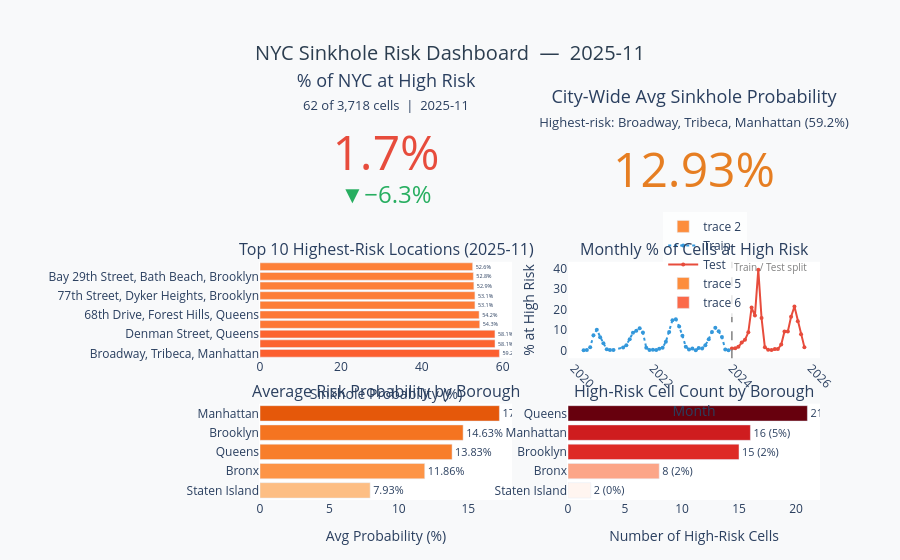

The notebook cell saved with this chart:
### Code cell
# ── City-level KPIs ──────────────────────────────────────────────────────────
total_cells   = len(df_latest)
n_at_risk_now = int(df_latest['prediction'].sum())
pct_at_risk   = n_at_risk_now / total_cells * 100
avg_prob      = df_latest['sinkhole_probability'].mean()
top1          = df_latest.iloc[0]

# ── Top 10 highest-risk cells ────────────────────────────────────────────────
top10 = df_latest.head(10).copy()
top10['label'] = top10['location_label']

# ── Build dashboard (5 panels) ───────────────────────────────────────────────
fig = make_subplots(
    rows=3, cols=2,
    specs=[
        [{'type': 'indicator'}, {'type': 'indicator'}],
        [{'type': 'xy'},        {'type': 'xy'}],
        [{'type': 'xy'},        {'type': 'xy'}],
    ],
    subplot_titles=(
        '', '',
        f'Top 10 Highest-Risk Locations ({latest_month})',
        'Monthly % of Cells at High Risk',
        'Average Risk Probability by Borough',
        'High-Risk Cell Count by Borough',
    ),
    vertical_spacing  = 0.12,
    horizontal_spacing= 0.10,
)

# Row 1 — KPI gauges
fig.add_trace(go.Indicator(
    mode  = 'number+delta',
    value = pct_at_risk,
    title = dict(text='% of NYC at High Risk<br><span style="font-size:13px">'
                      f'{n_at_risk_now:,} of {total_cells:,} cells  |  {latest_month}</span>',
                 font=dict(size=18)),
    number= dict(suffix='%', valueformat='.1f', font=dict(size=48, color='#e74c3c')),
    delta = dict(reference=monthly_df.iloc[-2]['pct_at_risk'],
                 relative=False, valueformat='.1f', suffix='%',
                 increasing=dict(color='#e74c3c'), decreasing=dict(color='#27ae60')),
), row=1, col=1)

fig.add_trace(go.Indicator(
    mode  = 'number',
    value = avg_prob * 100,
    title = dict(text='City-Wide Avg Sinkhole Probability<br>'
                      f'<span style="font-size:13px">Highest-risk: {top1["location_label"]} ({top1["sinkhole_probability"]:.1%})</span>',
                 font=dict(size=18)),
    number= dict(suffix='%', valueformat='.2f', font=dict(size=48, color='#e67e22')),
), row=1, col=2)

# Row 2 left — Top 10 bar
fig.add_trace(go.Bar(
    x           = top10['sinkhole_probability'] * 100,
    y           = top10['label'],
    orientation = 'h',
    marker_color = top10['sinkhole_probability'],
    marker_colorscale='YlOrRd',
    marker_cmin=0, marker_cmax=1,
    text        = (top10['sinkhole_probability'] * 100).map('{:.1f}%'.format),
    textposition= 'outside',
    customdata  = top10['grid_id'],
    hovertemplate=(
        '<b>%{y}</b><br>'
        'Probability: %{x:.1f}%<br>'
        'Grid cell: %{customdata}<extra></extra>'
    ),
), row=2, col=1)

# Row 2 right — Trend line (split train/test)
for period, colour, dash in [('Train','#3498db','dot'), ('Test','#e74c3c','solid')]:
    sub = monthly_df[monthly_df['period'] == period]
    fig.add_trace(go.Scatter(
        x=sub['year_month'], y=sub['pct_at_risk'],
        mode='lines+markers', name=period,
        line=dict(color=colour, width=2, dash=dash),
        marker=dict(size=4),
        hovertemplate='%{x}<br>At-risk: %{y:.2f}%<extra>' + period + '</extra>',
    ), row=2, col=2)

# Cutoff line — add_vline fails on mixed-type subplot grids, use add_shape instead
fig.add_shape(
    type='line', x0='2024-01', x1='2024-01', y0=0, y1=1,
    xref='x2', yref='y2 domain',
    line=dict(dash='dash', color='grey', width=1.5),
)
fig.add_annotation(
    x='2024-01', y=1.04, xref='x2', yref='y2 domain',
    text='Train / Test split', showarrow=False,
    font=dict(size=10, color='grey'), xanchor='left',
)

# Row 3 left — Avg risk by borough
boro_sorted_avg = boro_stats.sort_values('avg_risk')
fig.add_trace(go.Bar(
    x=boro_sorted_avg['avg_risk'] * 100,
    y=boro_sorted_avg['borough'],
    orientation='h',
    marker_color=boro_sorted_avg['avg_risk'],
    marker_colorscale='Oranges', marker_cmin=0, marker_cmax=0.25,
    text=(boro_sorted_avg['avg_risk'] * 100).map('{:.2f}%'.format),
    textposition='outside',
    hovertemplate='<b>%{y}</b><br>Avg probability: %{x:.2f}%<extra></extra>',
), row=3, col=1)

# Row 3 right — High-risk count by borough
boro_sorted_n = boro_stats.sort_values('n_at_risk')
fig.add_trace(go.Bar(
    x=boro_sorted_n['n_at_risk'],
    y=boro_sorted_n['borough'],
    orientation='h',
    marker_color=boro_sorted_n['n_at_risk'],
    marker_colorscale='Reds', marker_cmin=0,
    text=boro_sorted_n.apply(
        lambda r: f'{int(r["n_at_risk"])} ({r["pct_at_risk"]:.0f}%)', axis=1),
    textposition='outside',
    hovertemplate='<b>%{y}</b><br>At-risk cells: %{x}<extra></extra>',
), row=3, col=2)

# ── Layout ───────────────────────────────────────────────────────────────────
fig.update_layout(
    title      = dict(
        text = f'NYC Sinkhole Risk Dashboard  —  {latest_month}',
        font = dict(size=20, color='#2c3e50'),
        x    = 0.5, xanchor='center',
    ),
    height     = 1050,
    showlegend = True,
    legend     = dict(x=0.72, y=0.62, bgcolor='rgba(255,255,255,0.8)'),
    plot_bgcolor  = 'white',
    paper_bgcolor = '#f8f9fa',
    margin     = dict(l=260, r=80, t=120, b=60),
)

# Axis labels
fig.update_xaxes(title_text='Sinkhole Probability (%)', row=2, col=1)
fig.update_xaxes(title_text='Month', row=2, col=2, tickangle=45)
fig.update_yaxes(title_text='% at High Risk', row=2, col=2)
fig.update_xaxes(title_text='Avg Probability (%)', row=3, col=1)
fig.update_xaxes(title_text='Number of High-Risk Cells', row=3, col=2)

# Save interactive HTML
out_dash_html = os.path.join(BASE, 'sinkhole_dashboard.html')
fig.write_html(out_dash_html, include_plotlyjs='cdn', full_html=True)
print(f'Dashboard HTML saved to {out_dash_html}')
fig.show()

### Figure 1 — Plotly figure (JSON) as saved in the notebook; plotly's stock layout.template omitted (floating-point values rounded to 4 significant figures)
{"data": [{"delta": {"decreasing": {"color": "#27ae60"}, "increasing": {"color": "#e74c3c"}, "reference": 7.961, "relative": false, "suffix": "%", "valueformat": ".1f"}, "domain": {"x": [0, 0.45], "y": [0.7467, 1]}, "mode": "number+delta", "number": {"font": {"color": "#e74c3c", "size": 48}, "suffix": "%", "valueformat": ".1f"}, "title": {"font": {"size": 18}, "text": "% of NYC at High Risk<br><span style=\"font-size:13px\">62 of 3,718 cells  |  2025-11</span>"}, "type": "indicator", "value": 1.668}, {"domain": {"x": [0.55, 1], "y": [0.7467, 1]}, "mode": "number", "number": {"font": {"color": "#e67e22", "size": 48}, "suffix": "%", "valueformat": ".2f"}, "title": {"font": {"size": 18}, "text": "City-Wide Avg Sinkhole Probability<br><span style=\"font-size:13px\">Highest-risk: Broadway, Tribeca, Manhattan (59.2%)</span>"}, "type": "indicator", "value": 12.93}, {"customdata": [824, 1786, 2225, 970, 2568, 1333, 767, 2172, 888, 1108], "hovertemplate": "<b>%{y}</b><br>Probability: %{x:.1f}%<br>Grid cell: %{customdata}<extra></extra>", "marker": {"cmax": 1, "cmin": 0, "color": [0.592, 0.5811, 0.5809, 0.5433, 0.5418, 0.5315, 0.5314, 0.5288, 0.5276, 0.5258], "colorscale": [[0, "rgb(255,255,204)"], [0.125, "rgb(255,237,160)"], [0.25, "rgb(254,217,118)"], [0.375, "rgb(254,178,76)"], [0.5, "rgb(253,141,60)"], [0.625, "rgb(252,78,42)"], [0.75, "rgb(227,26,28)"], [0.875, "rgb(189,0,38)"], [1, "rgb(128,0,38)"]]}, "orientation": "h", "text": ["59.2%", "58.1%", "58.1%", "54.3%", "54.2%", "53.1%", "53.1%", "52.9%", "52.8%", "52.6%"], "textposition": "outside", "type": "bar", "x": [59.2, 58.11, 58.09, 54.33, 54.18, 53.15, 53.14, 52.88, 52.76, 52.58], "xaxis": "x", "y": ["Broadway, Tribeca, Manhattan", "East 157th Street, The Bronx", "Denman Street, Queens", "8th Avenue, Manhattan Community Board 5, Manhattan", "68th Drive, Forest Hills, Queens", "Hopkins Street, Brooklyn", "77th Street, Dyker Heights, Brooklyn", "Evergreen Avenue, The Bronx", "Bay 29th Street, Bath Beach, Brooklyn", "Adelphi Street, Fort Greene, Brooklyn"], "yaxis": "y"}, {"hovertemplate": "%{x}<br>At-risk: %{y:.2f}%<extra>Train</extra>", "line": {"color": "#3498db", "dash": "dot", "width": 2}, "marker": {"size": 4}, "mode": "lines+markers", "name": "Train", "type": "scatter", "x": ["2020-04", "2020-05", "2020-06", "2020-07", "2020-08", "2020-09", "2020-10", "2020-11", "2020-12", "2021-01", "2021-04", "2021-05", "2021-06", "2021-07", "2021-08", "2021-09", "2021-10", "2021-11", "2021-12", "2022-01", "2022-02", "2022-03", "2022-04", "2022-05", "2022-06", "2022-07", "2022-08", "2022-09", "2022-10", "2022-11", "2022-12", "2023-01", "2023-02", "2023-03", "2023-04", "2023-05", "2023-06", "2023-07", "2023-08", "2023-09", "2023-10", "2023-11", "2023-12"], "xaxis": "x2", "y": [0.1076, 0.269, 1.56, 7.45, 10.11, 6.536, 3.577, 0.5917, 0.2152, 0.3228, 1.425, 2.582, 5.514, 8.714, 9.656, 10.89, 8.795, 1.345, 0.2152, 0.3497, 0.3228, 0.9145, 1.399, 4.276, 9.091, 14.82, 15.25, 11.78, 7.262, 1.856, 0.5379, 1.049, 0.1614, 1.21, 0.9683, 2.609, 5.541, 9.091, 11.08, 9.387, 6.563, 0.511, 0.1883], "yaxis": "y2"}, {"hovertemplate": "%{x}<br>At-risk: %{y:.2f}%<extra>Test</extra>", "line": {"color": "#e74c3c", "dash": "solid", "width": 2}, "marker": {"size": 4}, "mode": "lines+markers", "name": "Test", "type": "scatter", "x": ["2024-01", "2024-02", "2024-03", "2024-04", "2024-05", "2024-06", "2024-07", "2024-08", "2024-09", "2024-10", "2024-11", "2024-12", "2025-01", "2025-02", "2025-03", "2025-04", "2025-05", "2025-06", "2025-07", "2025-08", "2025-09", "2025-10", "2025-11"], "xaxis": "x2", "y": [0.9952, 1.076, 1.802, 3.9, 5.218, 8.876, 20.95, 17.08, 39.46, 15.87, 1.56, 0.3765, 0.3228, 0.7262, 0.7531, 2.905, 9.306, 9.279, 16.49, 21.49, 14.34, 7.961, 1.668], "yaxis": "y2"}, {"hovertemplate": "<b>%{y}</b><br>Avg probability: %{x:.2f}%<extra></extra>", "marker": {"cmax": 0.25, "cmin": 0, "color": [0.07933, 0.1186, 0.1383, 0.1463, 0.1724], "colorscale": [[0, "rgb(255,245,235)"], [0.125, "rgb(254,230,206)"], [0.25, "rgb(253,208,162)"], [0.375, "rgb(253,174,107)"], [0.5, "rgb(253,141,60)"], [0.625, "rgb(241,105,19)"], [0.75, "rgb(217,72,1)"], [0.875, "rgb(166,54,3)"], [1, "rgb(127,39,4)"]]}, "orientation": "h", "text": ["7.93%", "11.86%", "13.83%", "14.63%", "17.24%"], "textposition": "outside", "type": "bar", "x": [7.933, 11.86, 13.83, 14.63, 17.24], "xaxis": "x3", "y": ["Staten Island", "Bronx", "Queens", "Brooklyn", "Manhattan"], "yaxis": "y3"}, {"hovertemplate": "<b>%{y}</b><br>At-risk cells: %{x}<extra></extra>", "marker": {"cmin": 0, "color": [2, 8, 15, 16, 21], "colorscale": [[0, "rgb(255,245,240)"], [0.125, "rgb(254,224,210)"], [0.25, "rgb(252,187,161)"], [0.375, "rgb(252,146,114)"], [0.5, "rgb(251,106,74)"], [0.625, "rgb(239,59,44)"], [0.75, "rgb(203,24,29)"], [0.875, "rgb(165,15,21)"], [1, "rgb(103,0,13)"]]}, "orientation": "h", "text": ["2 (0%)", "8 (2%)", "15 (2%)", "16 (5%)", "21 (2%)"], "textposition": "outside", "type": "bar", "x": [2, 8, 15, 16, 21], "xaxis": "x4", "y": ["Staten Island", "Bronx", "Brooklyn", "Manhattan", "Queens"], "yaxis": "y4"}], "layout": {"annotations": [{"font": {"size": 16}, "showarrow": false, "text": "Top 10 Highest-Risk Locations (2025-11)", "x": 0.225, "xanchor": "center", "xref": "paper", "y": 0.6267, "yanchor": "bottom", "yref": "paper"}, {"font": {"size": 16}, "showarrow": false, "text": "Monthly % of Cells at High Risk", "x": 0.775, "xanchor": "center", "xref": "paper", "y": 0.6267, "yanchor": "bottom", "yref": "paper"}, {"font": {"size": 16}, "showarrow": false, "text": "Average Risk Probability by Borough", "x": 0.225, "xanchor": "center", "xref": "paper", "y": 0.2533, "yanchor": "bottom", "yref": "paper"}, {"font": {"size": 16}, "showarrow": false, "text": "High-Risk Cell Count by Borough", "x": 0.775, "xanchor": "center", "xref": "paper", "y": 0.2533, "yanchor": "bottom", "yref": "paper"}, {"font": {"color": "grey", "size": 10}, "showarrow": false, "text": "Train / Test split", "x": "2024-01", "xanchor": "left", "xref": "x2", "y": 1.04, "yref": "y2 domain"}], "autosize": true, "legend": {"bgcolor": "rgba(255,255,255,0.8)", "x": 0.72, "y": 0.62}, "margin": {"b": 60, "l": 260, "r": 80, "t": 120}, "paper_bgcolor": "#f8f9fa", "plot_bgcolor": "white", "shapes": [{"line": {"color": "grey", "dash": "dash", "width": 1.5}, "type": "line", "x0": "2024-01", "x1": "2024-01", "xref": "x2", "y0": 0, "y1": 1, "yref": "y2 domain"}], "showlegend": true, "title": {"font": {"color": "#2c3e50", "size": 20}, "text": "NYC Sinkhole Risk Dashboard  —  2025-11", "x": 0.5, "xanchor": "center"}, "xaxis": {"anchor": "y", "autorange": true, "domain": [0, 0.45], "range": [0, 62.31], "title": {"text": "Sinkhole Probability (%)"}, "type": "linear"}, "xaxis2": {"anchor": "y2", "autorange": true, "domain": [0.55, 1], "range": ["2019-01-09 02:28:46.9373", "2027-01-22 21:31:13.0627"], "tickangle": 45, "title": {"text": "Month"}, "type": "date"}, "xaxis3": {"anchor": "y3", "autorange": true, "domain": [0, 0.45], "range": [0, 18.15], "title": {"text": "Avg Probability (%)"}, "type": "linear"}, "xaxis4": {"anchor": "y4", "autorange": true, "domain": [0.55, 1], "range": [0, 22.11], "title": {"text": "Number of High-Risk Cells"}, "type": "linear"}, "yaxis": {"anchor": "x", "autorange": true, "domain": [0.3733, 0.6267], "range": [-0.5, 9.5], "type": "category"}, "yaxis2": {"anchor": "x2", "autorange": true, "domain": [0.3733, 0.6267], "range": [-2.76, 42.32], "title": {"text": "% at High Risk"}, "type": "linear"}, "yaxis3": {"anchor": "x3", "autorange": true, "domain": [0, 0.2533], "range": [-0.5, 4.5], "type": "category"}, "yaxis4": {"anchor": "x4", "autorange": true, "domain": [0, 0.2533], "range": [-0.5, 4.5], "type": "category"}}}
